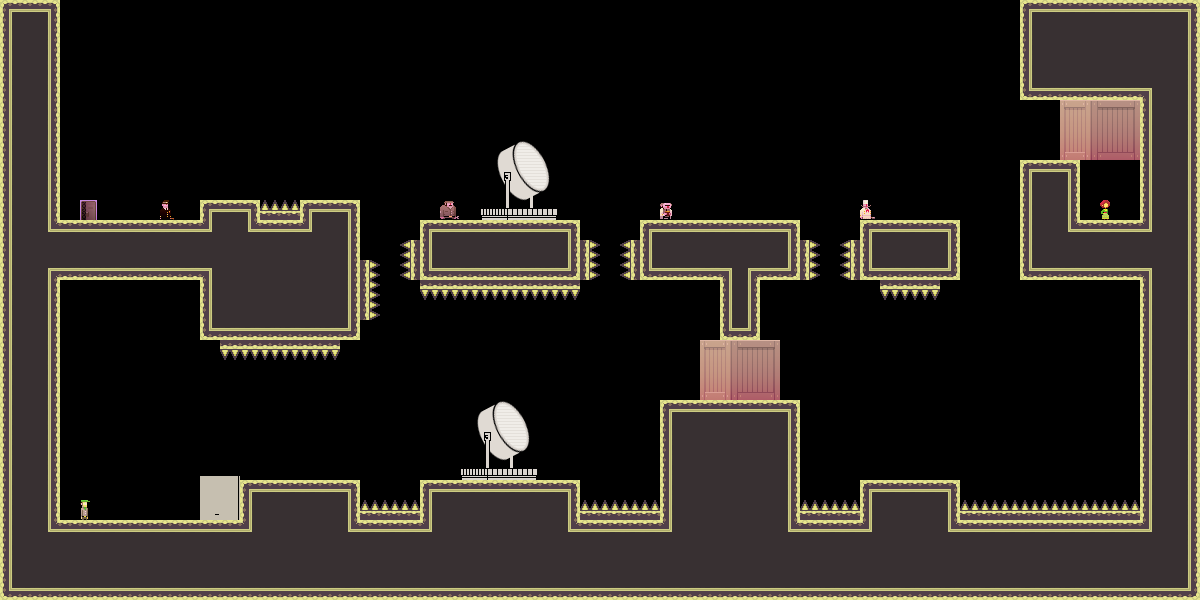

Rendered tile map (Tiled .tmx) drawn with the repository's tilesets; below, a short description and the map source with its tile grids summarised:
An orthogonal 60x30 tile map with 20x20 px tiles, 1 tile layer (bg) and 1 object.

<map version="1.0" orientation="orthogonal" width="60" height="30" tilewidth="20" tileheight="20">
 <tileset firstgid="1" name="tiles_military" tilewidth="20" tileheight="20">
  <image source="../../../../XNAModeContent/Lemonade/tiles_military.png" width="400" height="400" />
  <terraintypes>
   <terrain name="solid" tile="151" />
   <terrain name="hollow" tile="94" />
  </terraintypes>
  <tile id="8" terrain=",,,1" />
  <tile id="9" terrain=",,1,1" />
  <tile id="10" terrain=",,1,1" />
  <tile id="11" terrain=",,1,1" />
  <tile id="12" terrain=",,1,1" />
  <tile id="13" terrain=",,1,1" />
  <tile id="14" terrain=",,1," />
  <tile id="15" terrain="1,1,1," />
  <tile id="16" terrain="1,1,,1" />
  <tile id="28" terrain=",1,,1" />
  <tile id="34" terrain="1,,1," />
  <tile id="35" terrain="1,,1,1" />
  <tile id="36" terrain=",1,1,1" />
  <tile id="48" terrain=",1,,1" />
  <tile id="54" terrain="1,,1," />
  <tile id="68" terrain=",1,,1" />
  <tile id="74" terrain="1,,1," />
  <tile id="88" terrain=",1,,1" />
  <tile id="94" terrain="1,,1," />
  <tile id="108" terrain=",1,,1" />
  <tile id="114" terrain="1,,1," />
  <tile id="128" terrain=",1,," />
  <tile id="129" terrain="1,1,," />
  <tile id="130" terrain="1,1,," />
  <tile id="131" terrain="1,1,," />
  <tile id="132" terrain="1,1,," />
  <tile id="133" terrain="1,1,," />
  <tile id="134" terrain="1,,," />
  <tile id="148" terrain=",,,0" />
  <tile id="149" terrain=",,0,0" />
  <tile id="150" terrain=",,0," />
  <tile id="151" terrain="0,0,0," />
  <tile id="152" terrain="0,0,," />
  <tile id="153" terrain="0,0,,0" />
  <tile id="168" terrain=",0,,0" />
  <tile id="170" terrain="0,,0," />
  <tile id="171" terrain="0,,0," />
  <tile id="173" terrain=",0,,0" />
  <tile id="188" terrain=",0,," />
  <tile id="189" terrain="0,0,," />
  <tile id="190" terrain="0,,," />
  <tile id="191" terrain="0,,0,0" />
  <tile id="192" terrain=",,0,0" />
  <tile id="193" terrain=",0,0,0" />
  <tile id="194" terrain="0,0,0,0" />
  <tile id="195" terrain="1,1,1,1" />
  <tile id="356">
   <properties>
    <property name="LargeCrate" value="" />
   </properties>
  </tile>
  <tile id="380">
   <properties>
    <property name="Andre" value="" />
   </properties>
  </tile>
  <tile id="381">
   <properties>
    <property name="Liselot" value="" />
   </properties>
  </tile>
  <tile id="382">
   <properties>
    <property name="Amsterdaam" value="" />
   </properties>
  </tile>
  <tile id="383">
   <properties>
    <property name="Worker" value="" />
   </properties>
  </tile>
  <tile id="384">
   <properties>
    <property name="Inspector" value="" />
   </properties>
  </tile>
  <tile id="385">
   <properties>
    <property name="Chef" value="" />
   </properties>
  </tile>
  <tile id="386">
   <properties>
    <property name="Exit" value="" />
   </properties>
  </tile>
  <tile id="387">
   <properties>
    <property name="Trampoline" value="" />
   </properties>
  </tile>
  <tile id="388">
   <properties>
    <property name="SmallCrate" value="" />
   </properties>
  </tile>
  <tile id="389">
   <properties>
    <property name="SugarBag" value="" />
   </properties>
  </tile>
 </tileset>
 <layer name="bg" width="60" height="30">
  <data>[1800 cells, 811 non-empty, 74 distinct tile ids]</data>
 </layer>
 <objectgroup name="boxes" width="60" height="30">
  <object x="960" y="220">
   <polyline points="0,0 0,200 100,200 100,160 40,160 40,240 0,260" />
  </object>
 </objectgroup>
</map>
